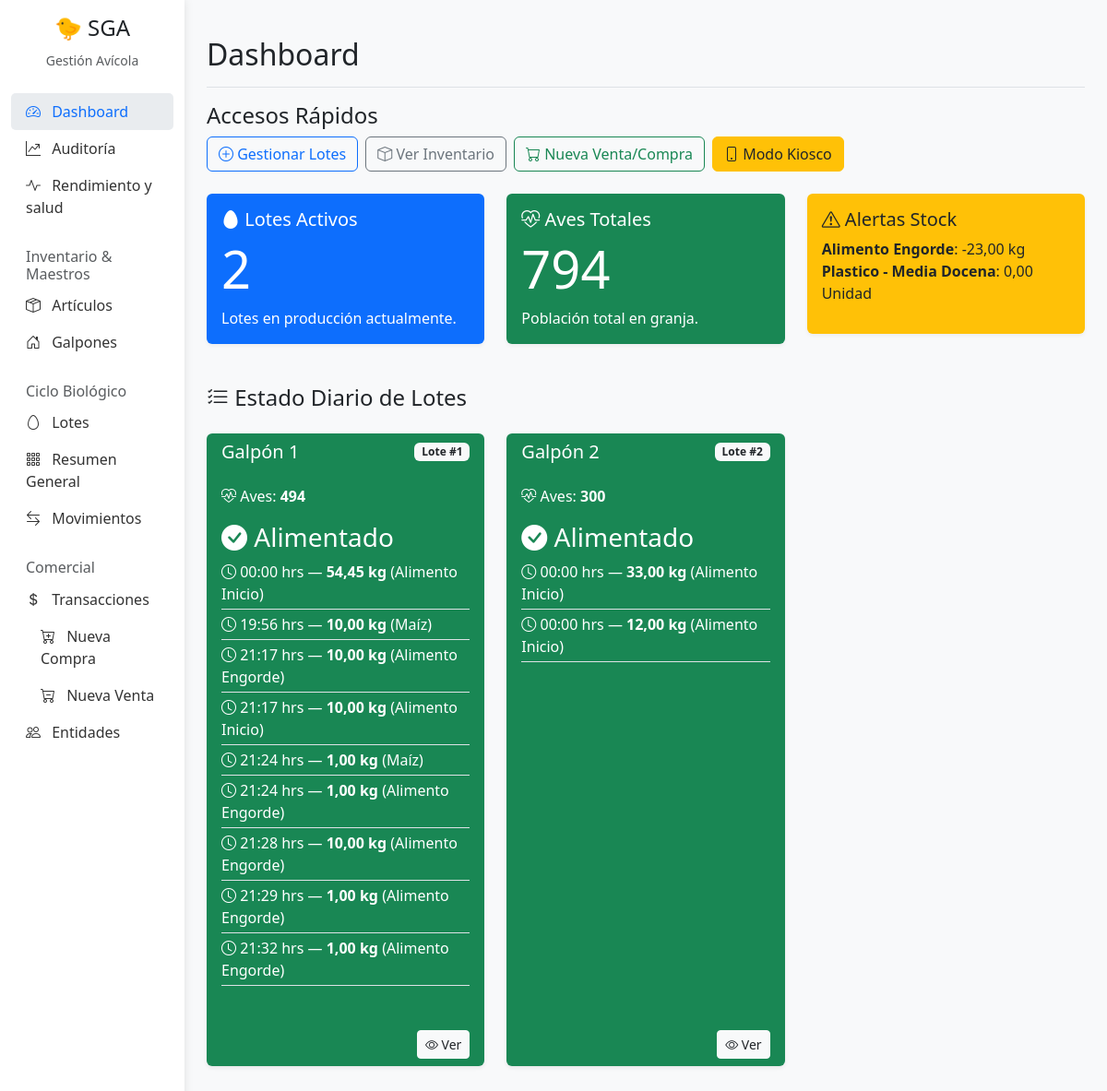
The page / on the database its author committed.
### Gestion/models.py (models this page shows, shortened)
class Articulo(models.Model):
    id_articulo = models.AutoField(primary_key=True)
    class UnidadMedida(models.TextChoices):
        UNIDAD = 'Unidad', 'Unidad'
        KG = 'Kg', 'Kg'
        LITRO = 'Litro', 'Litro'
    nombre = models.CharField(max_length=200)
    tipo = models.CharField(max_length=20, choices=TipoArticulo.choices)
    unidad_medida = models.CharField(max_length=50, choices=UnidadMedida.choices, default=UnidadMedida.UNIDAD)
    controlar_stock = models.BooleanField(default=True)
    stock_actual = models.DecimalField(max_digits=10, decimal_places=2, default=0)
    stock_minimo = models.DecimalField(max_digits=10, decimal_places=2, default=0)
    precio_referencia = models.DecimalField(max_digits=10, decimal_places=2, default=0, help_text="Precio base para compras o ventas")
    es_insumo_receta = models.BooleanField(default=False, help_text="Marcar si es un envase o insumo auxiliar para recetas (no se muestra en Kiosco)")

class Lote(models.Model):
    id_lote = models.AutoField(primary_key=True)
    galpon = models.ForeignKey(Galpon, on_delete=models.CASCADE)
    raza = models.CharField(max_length=100)
    fecha_inicio = models.DateField(default=timezone.now)
    aves_iniciales = models.IntegerField()
    aves_actuales = models.IntegerField(editable=False) # Updated by signal
    estado = models.BooleanField(default=True) # Active=True, Closed=False
    fecha_proxima_vacuna = models.DateField(null=True, blank=True)

class Galpon(models.Model):
    id_galpon = models.AutoField(primary_key=True)
    nombre = models.CharField(max_length=100)
    capacidad_max = models.IntegerField()

class MovimientoInterno(models.Model):
    id_movimiento = models.AutoField(primary_key=True)
    lote = models.ForeignKey(Lote, on_delete=models.CASCADE)
    articulo = models.ForeignKey(Articulo, on_delete=models.CASCADE)
    tipo_movimiento = models.CharField(
        max_length=20,
        choices=TipoMovimiento.choices
    )
    cantidad = models.DecimalField(max_digits=10, decimal_places=2)
    fecha = models.DateTimeField(default=timezone.now)

### Gestion/views.py (the view)
# urls.py: path('', views.index, name='index'),
def index(request):
    total_aves = Lote.objects.filter(estado=True).aggregate(Sum('aves_actuales'))['aves_actuales__sum'] or 0
    lotes_activos = Lote.objects.filter(estado=True).count()
    alertas_stock = Articulo.objects.filter(controlar_stock=True, stock_actual__lte=models.F('stock_minimo'))
    lotes = Lote.objects.filter(estado=True).order_by('galpon__nombre')
    today =  timezone.localdate()
    lotes_status = []
    for lote in lotes:
        consumos_hoy = MovimientoInterno.objects.filter(
            lote=lote,
            tipo_movimiento=TipoMovimiento.CONSUMO,
            fecha__date=today
        ).order_by('fecha')
        alimentado = consumos_hoy.exists()
        detalles_alim = []
        for consumo in consumos_hoy:
            detalles_alim.append({
                'cantidad': consumo.cantidad,
                'unidad': consumo.articulo.unidad_medida,
                'nombre': consumo.articulo.nombre,
                'hora': consumo.fecha  # DateTime object
            })
        lotes_status.append({
            'lote': lote,
            'alimentado_hoy': alimentado,
            'detalles': detalles_alim
        })
    context = {
        'total_aves': total_aves,
        'lotes_activos': lotes_activos,
        'alertas_stock': alertas_stock,
        'lotes_status': lotes_status,
    }
    return render(request, 'Gestion/index.html', context)

### Gestion/templates/Gestion/index.html (shortened to what this page needs)
{% extends 'Gestion/base.html' %}
{% block content %}
<div
    class="page-header d-flex justify-content-between flex-wrap flex-md-nowrap align-items-center pt-3 pb-2 mb-3 border-bottom">
    <h1 class="h2">Dashboard</h1>
</div>
<div class="row ">
    <div class="col-md-12">
        <h4>Accesos Rápidos</h4>
        <div class="d-flex gap-2">
            <a href="{% url 'lote-list' %}" class="btn btn-outline-primary"><i class="bi bi-plus-circle"></i> Gestionar
                Lotes</a>
            <a href="{% url 'articulo-list' %}" class="btn btn-outline-secondary"><i class="bi bi-box"></i> Ver
                Inventario</a>
            <a href="{% url 'transaccion-list' %}" class="btn btn-outline-success"><i class="bi bi-cart"></i> Nueva
                Venta/Compra</a>
            <a href="{% url 'kiosco-index' %}" class="btn btn-warning text-dark"><i class="bi bi-phone"></i> Modo
                Kiosco</a>
        </div>
    </div>
</div>
<div class="row mt-4">
    <div class="col-md-4">
        <div class="card bg-primary text-white">
            <div class="card-body">
                <h5 class="card-title"> <i class="bi bi-egg-fill"></i> Lotes Activos</h5>
                <h2 class="display-4">{{ lotes_activos }}</h2>
                <p class="card-text">Lotes en producción actualmente.</p>
            </div>
        </div>
    </div>
    <div class="col-md-4">
        <div class="card bg-success text-white">
            <div class="card-body">
                <h5 class="card-title"><i class="bi bi-heart-pulse"></i> Aves Totales</h5>
                <h2 class="display-4">{{ total_aves }}</h2>
                <p class="card-text">Población total en granja.</p>
            </div>
        </div>
    </div>
    <div class="col-md-4">
        <div class="card bg-warning text-dark">
            <div class="card-body">
                <h5 class="card-title"><i class="bi bi-exclamation-triangle"></i> Alertas Stock</h5>
                {% if alertas_stock %}
                <ul class="list-unstyled">
                    {% for articulo in alertas_stock %}
                    <li><strong>{{ articulo.nombre }}</strong>: {{ articulo.stock_actual }} {{ articulo.unidad_medida }}
                    </li>
                    {% endfor %}
                </ul>
                {% else %}
                <p class="card-text display-6"><i class="bi bi-check-circle"></i> OK</p>
                <p>Inventario bajo control.</p>
                {% endif %}
            </div>
        </div>
    </div>
</div>
<div class="row mt-4">
    <div class="col-md-12 mb-3">
        <h4><i class="bi bi-list-check"></i> Estado Diario de Lotes</h4>
    </div>
    {% for item in lotes_status %}
    <div class="col-md-4 mb-3">
        <div
            class="card h-100 {% if item.alimentado_hoy %}bg-success text-white{% else %}bg-warning text-dark{% endif %} shadow-sm">
            <div class="card-header d-flex justify-content-between align-items-center bg-transparent border-bottom-0">
                <h5 class="mb-0">{{ item.lote.galpon.nombre }}</h5>
                <span class="badge bg-light text-dark">Lote #{{ item.lote.pk }}</span>
            </div>
            <div class="card-body">
                <p class="card-text mb-1"><i class="bi bi-heart-pulse"></i> Aves: <strong>{{ item.lote.aves_actuales }}</strong></p>
                {% if item.alimentado_hoy %}
                <h3 class="mt-3"><i class="bi bi-check-circle-fill"></i> Alimentado</h3>
                <ul class="list-unstyled mb-0 mt-2">
                    {% for det in item.detalles %}
                    <li class="border-bottom pb-1 mb-1">
                        <i class="bi bi-clock"></i> {{ det.hora|date:"H:i" }} hrs —
                        <strong>{{ det.cantidad }} {{ det.unidad }}</strong> ({{ det.nombre }})
                    </li>
                    {% endfor %}
                </ul>
                {% else %}
                <h3 class="mt-3"><i class="bi bi-exclamation-circle"></i> Pendiente</h3>
                <p class="mb-0">Aún no se ha registrado consumo hoy.</p>
                {% endif %}
            </div>
            <div class="card-footer bg-transparent border-top-0 d-flex justify-content-end">
                <a href="{% url 'lote-detail' item.lote.pk %}" class="btn btn-sm btn-light text-dark">
                    <i class="bi bi-eye"></i> Ver
                </a>
            </div>
        </div>
    </div>
    {% empty %}
    <div class="col-12">
        <div class="alert alert-info">No hay lotes activos.</div>
    </div>
    {% endfor %}
</div>
{% endblock %}

### Gestion/templates/Gestion/base.html (style rules this page uses)
body { background-color: #f8f9fa; }
.card { border: none; box-shadow: 0 2px 4px rgba(0, 0, 0, 0.05); margin-bottom: 20px; }
.page-header { margin-bottom: 2rem; border-bottom: 1px solid #dee2e6; padding-bottom: 1rem; }

### rows shown on the page
Articulo: nombre "Alimento Engorde", stock_actual "-23,00", unidad_medida "kg", unidad "kg" "kg" "kg" "kg" "kg", nombre "Alimento Engorde" "Alimento Engorde" "Alimento Engorde" "Alimento Engorde" "Alimento Engorde"
Articulo: nombre "Plastico - Media Docena", stock_actual "0,00", unidad_medida "Unidad"
Lote: lote.galpon.nombre "Galpón 1", lote.pk "1", lote.aves_actuales "494"
MovimientoInterno: hora "00:00", cantidad "54,45"
Articulo: unidad "kg" "kg" "kg" "kg", nombre "Alimento Inicio" "Alimento Inicio" "Alimento Inicio" "Alimento Inicio"
MovimientoInterno: hora "19:56", cantidad "10,00"
Articulo: unidad "kg" "kg", nombre "Maíz" "Maíz"
MovimientoInterno: hora "21:17", cantidad "10,00"
MovimientoInterno: hora "21:17", cantidad "10,00"
MovimientoInterno: hora "21:24", cantidad "1,00"
MovimientoInterno: hora "21:24", cantidad "1,00"
MovimientoInterno: hora "21:28", cantidad "10,00"
MovimientoInterno: hora "21:29", cantidad "1,00"
MovimientoInterno: hora "21:32", cantidad "1,00"
Lote: lote.galpon.nombre "Galpón 2", lote.pk "2", lote.aves_actuales "300"
MovimientoInterno: hora "00:00", cantidad "33,00"
MovimientoInterno: hora "00:00", cantidad "12,00"

### other values the page prints
{{ lotes_activos }} "2"
{{ total_aves }} "794"
